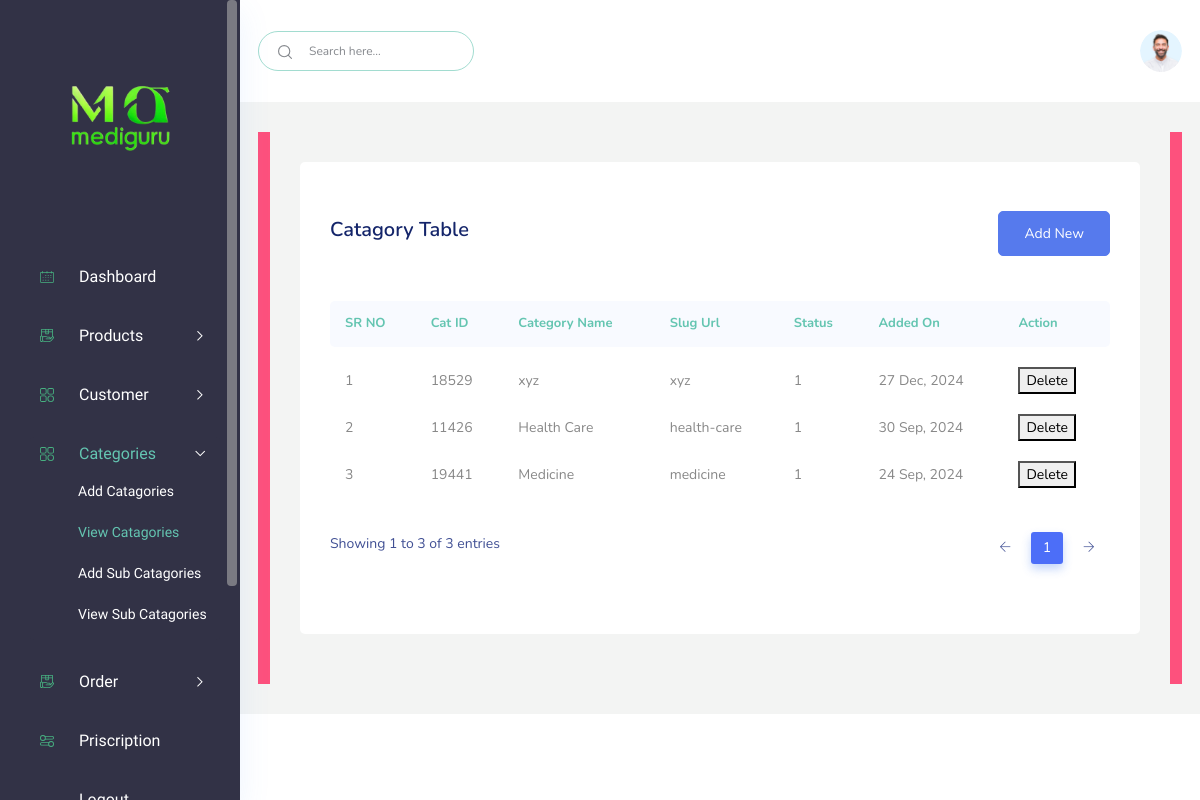
The page /view-catagories.php (signed in) on the database its author committed.
### tables this page shows
CREATE TABLE `mg_catagories` (
  `id` int(11) NOT NULL,
  `cat_id` int(5) DEFAULT NULL,
  `cat_name` text DEFAULT NULL,
  `meta_title` text DEFAULT NULL,
  `meta_key` text DEFAULT NULL,
  `meta_desc` text DEFAULT NULL,
  `slug_url` varchar(255) DEFAULT NULL,
  `status` int(5) DEFAULT NULL,
  `added_on` varchar(30) DEFAULT NULL
);

### function.php (the view, shortened to what this page needs)
<?php
    function get_catagories(){
        include'db/connection.php';
        $sql="SELECT * from mg_catagories order by id desc";
        $check=mysqli_query($conn,$sql);
        $sno=1;
       while($result=mysqli_fetch_assoc($check)){
       echo $output=" <tr>
        <td>".$sno++."</td>
        <td>".$result['cat_id']."</td>
        <td>".$result['cat_name']."</td>
        <td>".$result['slug_url']."</td>
        <td>".$result['status']."</td>
        <td>".$result['added_on']."</td>
    <td><a href='delete.php?cid=$result[cat_id]'><button type='submit' style='backgorund-color:red;color:black;border-radious:20px;'>Delete</button></a></td>
        </tr>";
       }
    }
            ?>

### rows shown on the page
mg_catagories: cat "18529", cat_name "xyz", slug_url "xyz", status "1", added_on "27 Dec, 2024"
mg_catagories: cat "11426", cat_name "Health Care", slug_url "health-care", status "1", added_on "30 Sep, 2024"
mg_catagories: cat "19441", cat_name "Medicine", slug_url "medicine", status "1", added_on "24 Sep, 2024"
